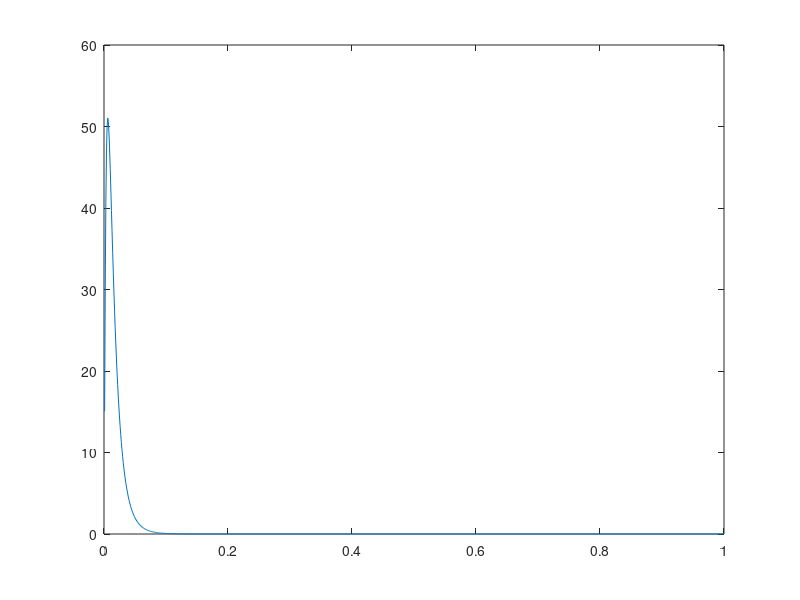

The MATLAB script that drew this image:

sigma= 2.7306;
L=4;
d=1;
y=[];
j=1;
c=0.016;
x=0:0.001:1
for i=0:1000
    spa=2*x(i+1)^(L-d)*(L*sigma)^((sigma+L*d)/2);
    spb=c^L*gamma(sigma)*gamma(L);
    spc=(x(i+1)/c)^((sigma-L*d)/2);
    spd=besselk(sigma-L*d,2*(sigma*L*x(i+1)/c)^0.5);
    y(i+1)=spa*spc*spd/spb;
   
end

plot(x,y);

